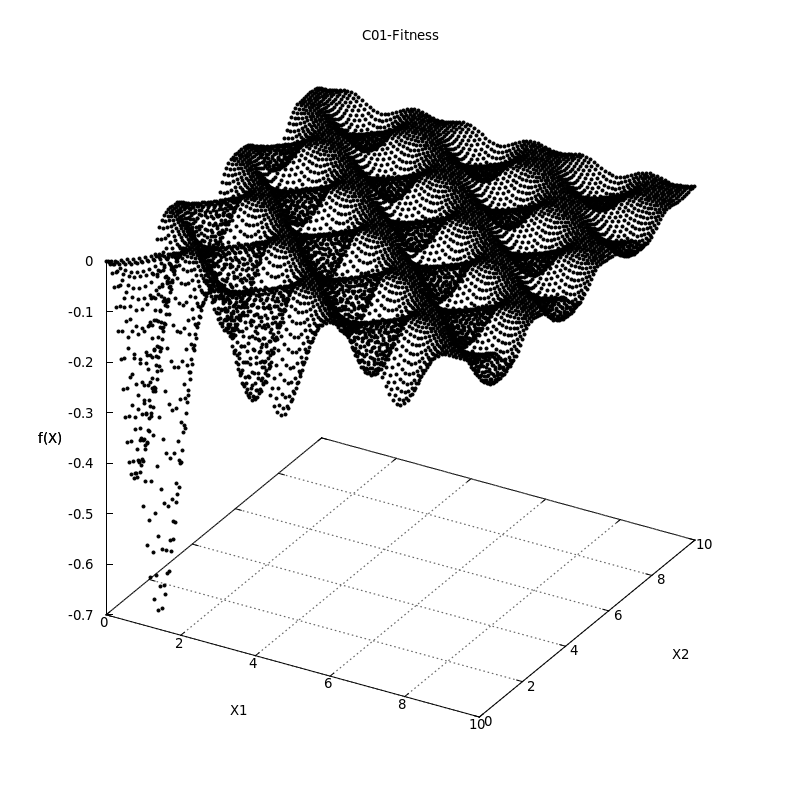

Here is the gnuplot script that generated this plot:
set terminal pngcairo size 800,800 enhanced font 'Verdana,10'
set output "Fitness.png"
set title "C01-Fitness"
#
set yrange [0:10]
set xrange [0:10]
set xlabel "X1"
set ylabel "X2"
set zlabel "f(X)"
set grid ytics lt 0 lw 2 lc rgb "#666666"
set grid xtics lt 0 lw 2 lc rgb "#666666"
#
set ticslevel 0
#
splot "data/Fitness.dat" using 1:2:3 title '' pt 7 ps 0.5 lt 0
